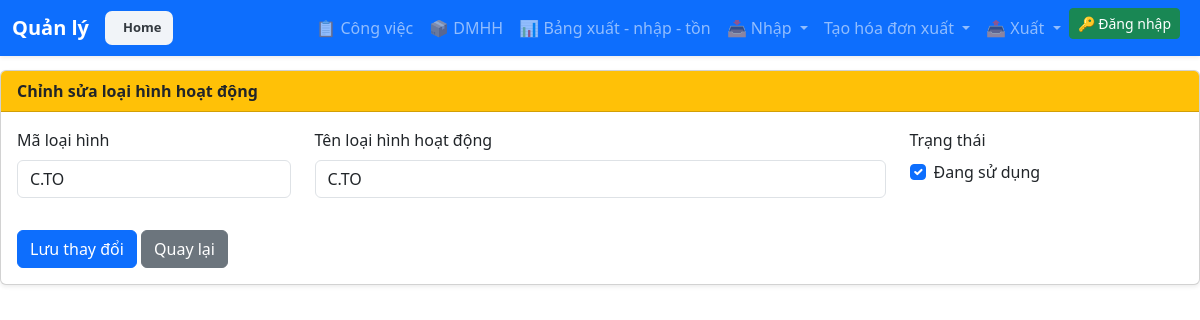
Screenshot of /invoice/activity-type/2/edit/ with the database file from the repository.
### invoice_reader_app/models_activitytype.py (models this page shows, shortened)
class ActivityType(models.Model):
    code = models.CharField(
        max_length=50,
        unique=True,
        verbose_name="Mã hoạt động"
    )
    name = models.CharField(
        max_length=255,
        verbose_name="Tên hoạt động"
    )
    is_active = models.BooleanField(
        default=True,
        verbose_name="Đang sử dụng"
    )
    class Meta:
        db_table = "activity_types"
        verbose_name = "Loại hình hoạt động"
        verbose_name_plural = "Loại hình hoạt động"
        ordering = ["code"]

### invoice_reader_app/activity_type_create.py (the view, shortened to what this page needs)
# urls.py: path( "activity-type/<int:pk>/edit/", activity_type_edit, name="activity_type_edit" ),
def activity_type_edit(request, pk):
    activity_type = get_object_or_404(
        ActivityType,
        pk=pk
    )
    return render(
        request,
        "activity_type_edit.html",
        {
            "activity_type": activity_type,
        }
    )

### invoice_reader_app/context_processors.py (called while the page is built)
def current_fiscal_year(request):
    return {
        "current_year": request.session.get(
            "fiscal_year", datetime.now().year
        )
    }

### invoice_reader_app/templates/activity_type_edit.html (shortened to what this page needs)
{% extends "base.html" %}
{% block content %}
<div class="card shadow-sm">
<div class="card-header bg-warning">
    <strong>
        Chỉnh sửa loại hình hoạt động
    </strong>
</div>
<div class="card-body">
    <form method="post">
        <div class="row">
            <div class="col-md-3 mb-3">
                <label class="form-label">
                    Mã loại hình
                </label>
                <input
                    type="text"
                    name="code"
                    class="form-control"
                    value="{{ activity_type.code }}"
                    required
                >
            </div>
            <div class="col-md-6 mb-3">
                <label class="form-label">
                    Tên loại hình hoạt động
                </label>
                <input
                    type="text"
                    name="name"
                    class="form-control"
                    value="{{ activity_type.name }}"
                    required
                >
            </div>
            <div class="col-md-3 mb-3">
                <label class="form-label d-block">
                    Trạng thái
                </label>
                <div class="form-check mt-2">
                    <input
                        type="checkbox"
                        name="is_active"
                        class="form-check-input"
                        {% if activity_type.is_active %}
                            checked
                        {% endif %}
                    >
                    <label class="form-check-label">
                        Đang sử dụng
                    </label>
                </div>
            </div>
        </div>
        <div class="mt-3">
            <button
                type="submit"
                class="btn btn-primary"
            >
                Lưu thay đổi
            </button>
            <a
                href="{% url 'activity_type_create' %}"
                class="btn btn-secondary"
            >
                Quay lại
            </a>
        </div>
    </form>
</div>
</div>
{% endblock %}

### invoice_reader_app/templates/base.html (style rules this page uses)
body { padding-top: 70px; }

### rows the page displays
ActivityType: code "C.TO", name "C.TO", is_active "☑"
